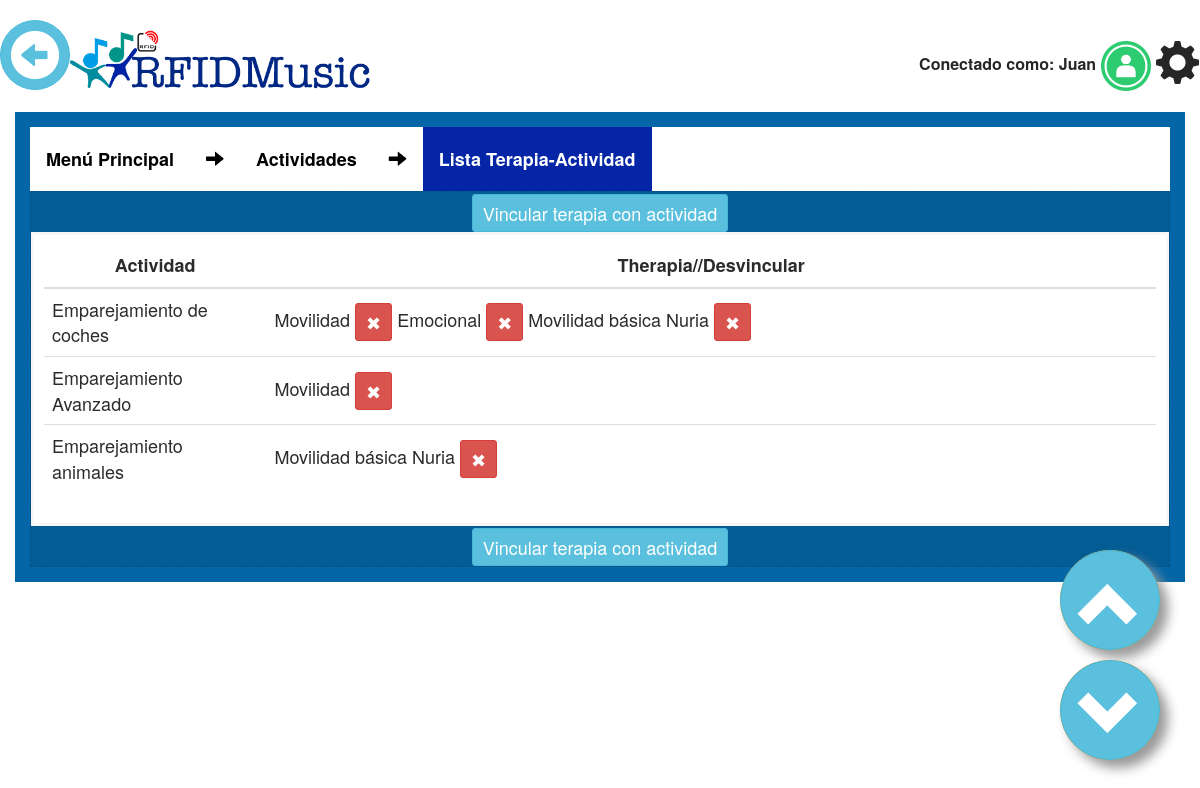
The app's page /settings/Activities/therapy-player/ (signed in), older data.
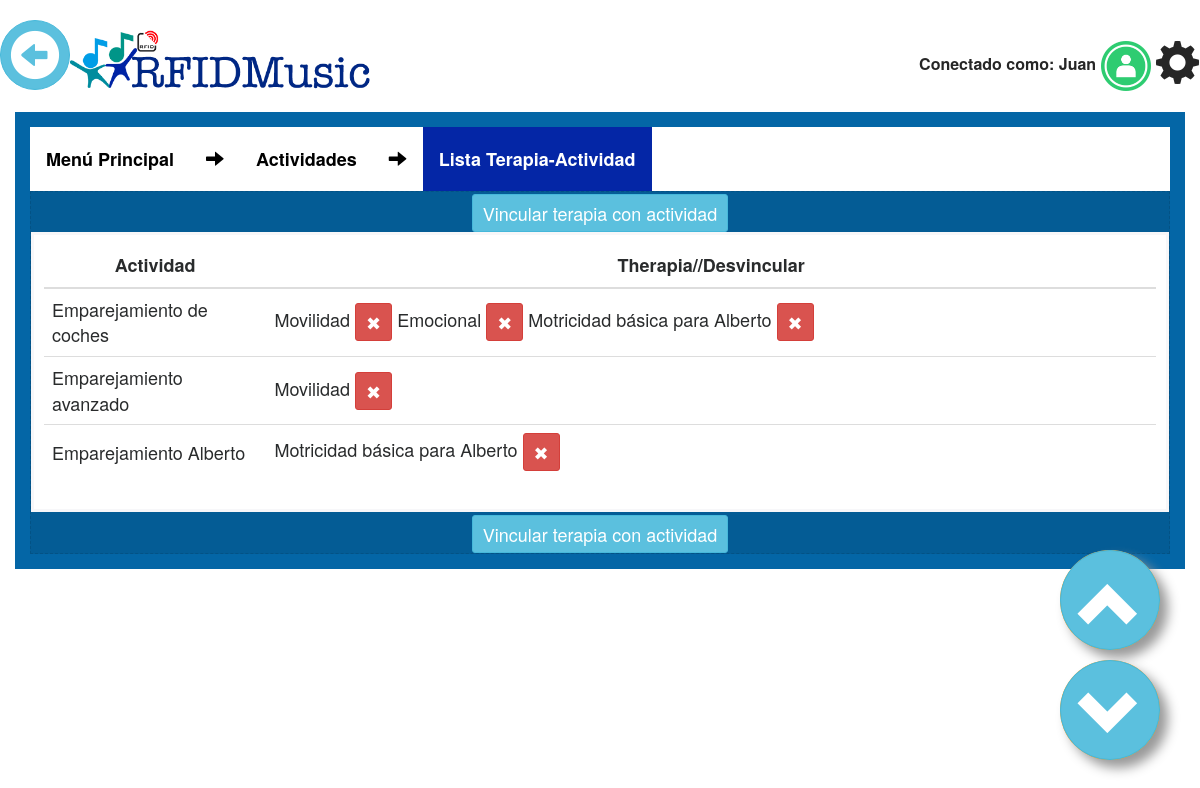
The same page, newer data.
### appQRMusical/models.py (models this page shows)
class Actividad(models.Model):
	id = models.AutoField(primary_key=True)
	nombre = models.CharField(max_length=100)
	descripcion = models.CharField(max_length=200, blank=True)
	proposito = models.CharField(max_length=100, blank=True)
	indicador = models.ManyToManyField(Indicador, blank=True)
	def __str__(self):
		return self.nombre

class Terapia_Actividad(models.Model):
    actividad = models.ForeignKey(Actividad,on_delete=models.CASCADE)
    terapia = models.ForeignKey(Terapia,on_delete=models.CASCADE)
    class Meta:
        unique_together = ("actividad","terapia")

class Terapia(models.Model):
    id = models.AutoField(primary_key=True)
    nombre = models.CharField("Nombre",max_length=50)
    descripcion = models.TextField(blank=True)
    tipo = models.CharField("Tipo",max_length=50)
    def __str__(self):
        return self.nombre

### appQRMusical/views.py (the view)
# urls.py: url(r'^settings/Activities/therapy-player/$', Terapia_player_list.as_view(), name='therapy_player'),
class Terapia_player_list(LoginRequiredMixin, ListView):
	model = Terapia_Actividad
	template_name="therapy_player_list.html"
	login_url='/login/'
	redirect_field_name = "/login/"
	def get_context_data(self, **kwargs):
		context = super(Terapia_player_list, self).get_context_data(**kwargs)
		context['QRM_color'] = "QRM_orange"
		context['title'] = "Terapia-Activities"
		context['activities'] = Actividad.objects.all()
		return context

### appQRMusical/templatetags/zbar_extras.py (called while the page is built)
@register.simple_tag
def stop_cam():
	print("Stop Cam")
	if global_vars.zbar_status != None:
		os.system("ps -A | grep zbar| awk '{print $1}' | xargs kill -9 $1")
		global_vars.zbar_status = None
		global_vars.cam = 1

@register.simple_tag
def restart_game_vars():
	print("Reset game's global vars")
	global_vars.game_fail = 0
	global_vars.game_success = 0
	global_vars.game_initialized = False
	global_vars.last_message = global_vars.message
	global_vars.message_alert = "alert-info"
	global_vars.game_image = "/files/static/Who.png"
	global_vars.game_image = ""
	global_vars.game_file = ""
	global_vars.game_display = "none"
	global_vars.message = 'Get close QR code to cam'

### appQRMusical/templates/therapy_player_list.html (shortened to what this page needs)
{% extends "body.html" %}
{% block content_wrapper %}
<div class="col-sm-12 QRM_box {{QRM_color}}">
<ul>
  <strong><li>
  <li><a href="{% url 'settings' %}">Menú Principal</a></li>
  <li><a><i class="glyphicon glyphicon-arrow-right" ></i></a></li>
  <li><a href="{% url 'activity_settings' %}">Actividades</a></li>
  <li><a><i class="glyphicon glyphicon-arrow-right" ></i></a></li>
  <li><a class="active" href="{% url 'therapy_player' %}">Lista Terapia-Actividad</a></li>
</strong>
</ul>
	<div class="QRM_box_in">
		<a href="{% url 'add_therapy_player' %}">
			<div class="btn btn-sm btn-info">
				<p>Vincular terapia con actividad</p>
			</div>
		</a>
		<div class="QRM_wrapper_table">
			<table class="table table-hover">
				<thead>
					<tr>
						<th>Actividad</th>
						<th>Therapia//Desvincular</th>
			    	</tr>
				</thead>
				<tbody>
					{% for son in activities %}
						<tr onclick="document.location = ;">
		      				<td scope="row" style="width: 20%;">{{ son }}</td>
		      				<td style="width: 80%;">
           					{% for i in object_list %}
                                {% if i.actividad == son %}
                                    {{ i.terapia }}
								    <form action="{% url 'delete_therapy_player' i.id %}" style="display:inline" method="post">
										    <button type="submit" class="btn btn-danger btn-sm"><p>✖</p></button>
								    </form>
            					{% endif %}
			        		{% endfor %}
                            </td>
		    			</tr>
					{% endfor %}
				</tbody>
			</table>
		</div>
		<a href="{% url 'add_therapy_player' %}">
			<div class="btn btn-sm btn-info">
				<p>Vincular terapia con actividad</p>
			</div>
		</a>
</div>
	</div>
</div>
{% endblock content_wrapper %}

Row changes from the older to the newer data that the page shows:
removed Terapia_Actividad: terapia "Movilidad básica Nuria", shown under Actividad "Emparejamiento de coches"
removed Actividad: nombre "Emparejamiento animales"
removed Terapia_Actividad: terapia "Movilidad básica Nuria", shown under "Emparejamiento animales"
added Terapia_Actividad: terapia "Motricidad básica para Alberto", shown under Actividad "Emparejamiento de coches"
changed Actividad: nombre "Emparejamiento Avanzado" → "Emparejamiento avanzado"
added Actividad: nombre "Emparejamiento Alberto"
added Terapia_Actividad: terapia "Motricidad básica para Alberto", shown under "Emparejamiento Alberto"
